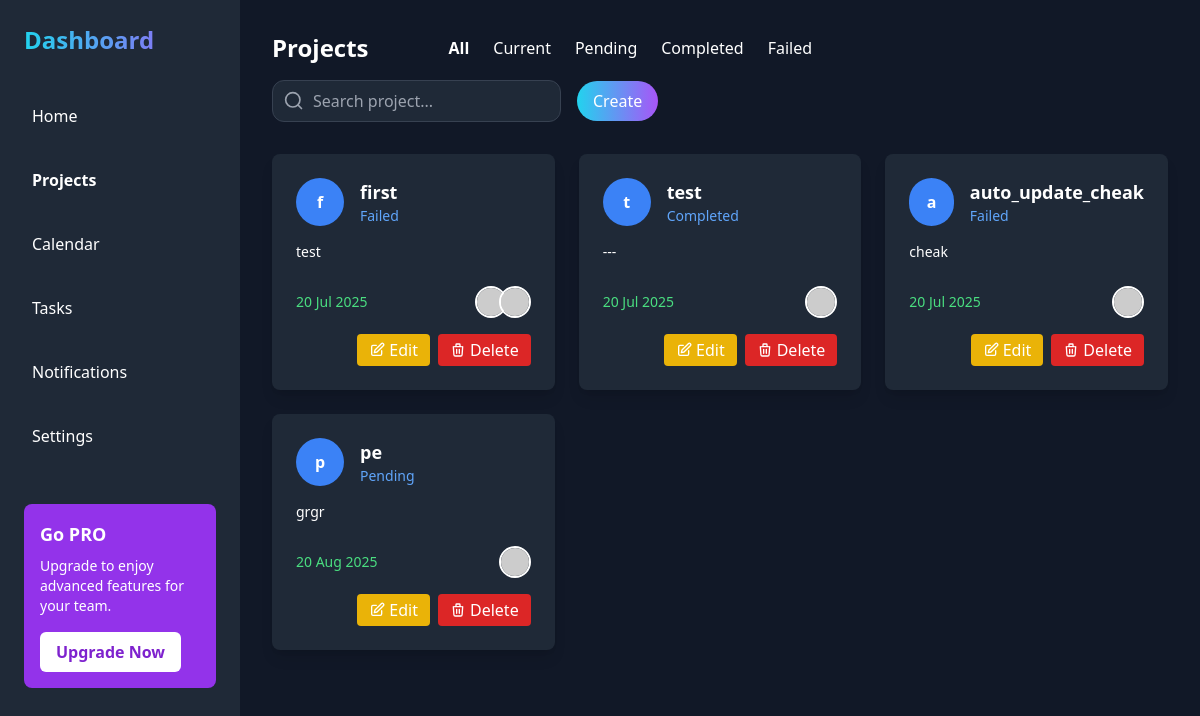
/projects/ (signed in), run on the app's committed database.
### project/models.py (models this page shows)
class Project(models.Model):
    STATUS_CHOICES = (
        ('pending', 'Pending'),
        ('current', 'Current'),
        ('completed', 'Completed'),
        ('failed', 'Failed'),
    )
    title = models.CharField(max_length=200)
    description = models.TextField()
    status = models.CharField(max_length=20, choices=STATUS_CHOICES)
    start_date = models.DateField()
    end_date = models.DateField()
    assigned_users = models.ManyToManyField(CustomUser)

### users/models.py (models this page shows, shortened)
class CustomUser(AbstractUser):
    user_id = models.AutoField(primary_key=True)
    preference_field_1 = models.CharField(max_length=100, blank=True, null=True)
    preference_field_2 = models.CharField(max_length=100, blank=True, null=True)
    created_at = models.DateTimeField(auto_now_add=True)
    updated_at = models.DateTimeField(auto_now=True)
    email = models.EmailField(unique=True)
    ROLE_CHOICES = (
        ('admin', 'Admin'),
        ('manager', 'Project Manager'),
        ('user', 'User'),
    )
    role = models.CharField(max_length=20, choices=ROLE_CHOICES, default='user')
    USERNAME_FIELD = 'username'
    REQUIRED_FIELDS = ['email']
    objects = CustomUserManager()  # This line must be aligned with the other fields

### project/views.py (the view)
# urls.py: path('projects/', views.project_list, name='project_list'),
@login_required
def project_list(request):
    update_expired_projects()
    update_pending_projects()
    status_filter = request.GET.get('status')
    if status_filter in ['pending', 'current', 'completed', 'failed']:
        projects = Project.objects.filter(status=status_filter)
    else:
        projects = Project.objects.all()
    return render(request, 'project/project_tab.html', {'projects': projects})

### project/utils.py (called while the page is built)
def update_expired_projects():
    today = timezone.now().date()
    expired_projects = Project.objects.filter(end_date__lt=today).exclude(status__in=['completed', 'failed'])
    for project in expired_projects:
        project.status = 'failed'
        project.save()

def update_pending_projects():
    today = timezone.now().date()
    projects = Project.objects.filter(start_date__gt=today).exclude(status='pending')
    for project in projects:
        project.status = 'pending'
        project.save()

### project/templates/project/project_tab.html (shortened to what this page needs)
{% load static %}
<!DOCTYPE html>
<html lang="en">
<head>
    <script src="https://cdn.tailwindcss.com"></script>
    <link rel="stylesheet" href="{% static 'css/project_tab.css' %}">
</head>
<body class="bg-gray-900 text-white font-sans">
<div class="flex h-screen">
    <aside class="bg-gray-800 text-white w-1/5 p-6 flex flex-col justify-between">
        <div>
            <h1 class="text-2xl font-bold mb-10 bg-gradient-to-r from-cyan-400 to-purple-500 text-transparent bg-clip-text">Dashboard</h1>
            <nav>
                <ul class="space-y-6">
                    <li><a href="{% url 'data:dashboard' %}" class="block hover:bg-purple-800 p-2 rounded-md">Home</a></li>
                    <li><a href="{% url 'project:project_tab' %}" class="block hover:bg-purple-800 p-2 rounded-md font-semibold">Projects</a></li>
                    <li><a href="{% url 'data:calander' %}" class="block hover:bg-purple-800 p-2 rounded-md">Calendar</a></li>
                    <li><a href="{% url 'tasks:tasks_tab' %}" class="block hover:bg-purple-800 p-2 rounded-md">Tasks</a></li>
                    <li><a href="{% url 'notification:notification' %}" class="flex items-center space-x-4 hover:bg-purple-800 p-2 rounded-md"><span>Notifications</span></a></li>
                    <li><a href="{% url 'users:settings' %}" class="block hover:bg-purple-800 p-2 rounded-md">Settings</a></li>
                </ul>
            </nav>
            <div class="bg-purple-600 p-4 rounded-lg mt-12">
                <h3 class="font-bold text-lg">Go PRO</h3>
                <p class="text-sm mt-2">Upgrade to enjoy advanced features for your team.</p>
                <button class="bg-white text-purple-700 px-4 py-2 mt-4 rounded-md font-semibold">Upgrade Now</button>
            </div>
        </div>
    </aside>
    <div class="w-4/5 p-8 overflow-y-auto">
        <div class="flex justify-between items-center mb-8 flex-wrap gap-4">
            <div class="flex items-center space-x-20">
                <h1 class="text-2xl font-bold">Projects</h1>
                <div class="flex space-x-6">
                    <a href="{% url 'project:project_tab' %}?status=all"><button class="text-white font-bold">All</button></a>
                    <a href="{% url 'project:project_tab' %}?status=current"><button class="text-white hover:text-purple-500">Current</button></a>
                    <a href="{% url 'project:project_tab' %}?status=pending"><button class="text-white hover:text-purple-500">Pending</button></a>
                    <a href="{% url 'project:project_tab' %}?status=completed"><button class="text-white hover:text-purple-500">Completed</button></a>
                    <a href="{% url 'project:project_tab' %}?status=failed"><button class="text-white hover:text-purple-500">Failed</button></a>
                </div>
            </div>
            <div class="flex items-center gap-4">
                <form method="get" action="" class="relative max-w-xs w-full">
                    <input
                        type="text"
                        name="search"
                        value="{{ request.GET.search }}"
                        placeholder="Search project..."
                        class="w-full border border-gray-700 bg-gray-800 text-white rounded-xl pl-10 pr-4 py-2 focus:outline-none focus:ring-2 focus:ring-purple-500"
                    />
                    <div class="absolute inset-y-0 left-0 flex items-center pl-3 pointer-events-none">
                    </div>
                </form>
                <a href="{% url 'project:project_create' %}">
                    <button class="bg-gradient-to-r from-cyan-400 to-purple-500 text-white px-4 py-2 rounded-full hover:scale-110 transition-transform duration-300">
                        Create
                    </button>
                </a>
            </div>
        </div>
        <div class="grid grid-cols-3 gap-6">
            {% if projects %}
                {% for project in projects %}
                <div class="card bg-gray-800 p-6 rounded-lg shadow-lg hover:shadow-xl">
                    <div class="flex items-center mb-4">
                        <div class="h-12 w-12 rounded-full bg-blue-500 flex items-center justify-center text-white font-bold mr-4">
                            {{ project.title|slice:":1" }}
                        </div>
                        <div>
                            <h3 class="font-semibold text-lg">{{ project.title }}</h3>
                            <p class="text-blue-400 text-sm capitalize">{{ project.get_status_display }}</p>
                        </div>
                    </div>
                    <p class="text-sm text-white-600 mb-6">{{ project.description|default:"No description" }}</p>
                    <div class="flex items-center justify-between mb-4">
                        <p class="text-green-400 text-sm">{{ project.end_date|date:"d M Y" }}</p>
                        <div class="flex -space-x-2">
                            {% for user in project.assigned_users.all %}
                                <img src="https://via.placeholder.com/40" alt="{{ user.username }}" class="w-8 h-8 rounded-full border-2 border-white">
                            {% endfor %}
                        </div>
                    </div>
                    <div class="flex justify-end space-x-2 mt-2">
                        <a href="{% url 'project:project_edit' project.pk %}" class="flex items-center bg-yellow-500 text-white px-3 py-1 rounded hover:bg-yellow-600 transition">
                            <svg xmlns="http://www.w3.org/2000/svg" class="h-4 w-4 mr-1" fill="none" viewBox="0 0 24 24" stroke="currentColor">
                                <path stroke-linecap="round" stroke-linejoin="round" stroke-width="2" d="M11 5H6a2 2 0 00-2 2v11a2 2 0 002 2h11a2 2 0 002-2v-5M18.5 2.5a2.121 2.121 0 013 3L12 15l-4 1 1-4 9.5-9.5z"/>
                            </svg>
                            Edit
                        </a>
                        <form action="{% url 'project:project_delete' project.pk %}" method="post" onsubmit="return confirm('Are you sure you want to delete this project?');">
                            <button type="submit" class="flex items-center bg-red-600 text-white px-3 py-1 rounded hover:bg-red-700 transition">
                                <svg xmlns="http://www.w3.org/2000/svg" class="h-4 w-4 mr-1" fill="none" viewBox="0 0 24 24" stroke="currentColor">
                                    <path stroke-linecap="round" stroke-linejoin="round" stroke-width="2" d="M19 7l-.867 12.142A2 2 0 0116.138 21H7.862a2 2 0 01-1.995-1.858L5 7m5 4v6m4-6v6M9 7V4a1 1 0 011-1h4a1 1 0 011 1v3m-8 0h10"/>
                                </svg>
                                Delete
                            </button>
                        </form>
                    </div>
                </div>
                {% endfor %}
            {% else %}
                <p class="text-white text-lg">No projects found for this filter.</p>
            {% endif %}
        </div>
    </div>
</div>
</body>
</html>

### data on the page
Project: title "f", title "first", status "Failed", description "test", end_date "20 Jul 2025"
Project: title "t", title "test", status "Completed", description "---", end_date "20 Jul 2025"
Project: title "a", title "auto_update_cheak", status "Failed", description "cheak", end_date "20 Jul 2025"
Project: title "p", title "pe", status "Pending", description "grgr", end_date "20 Aug 2025"
